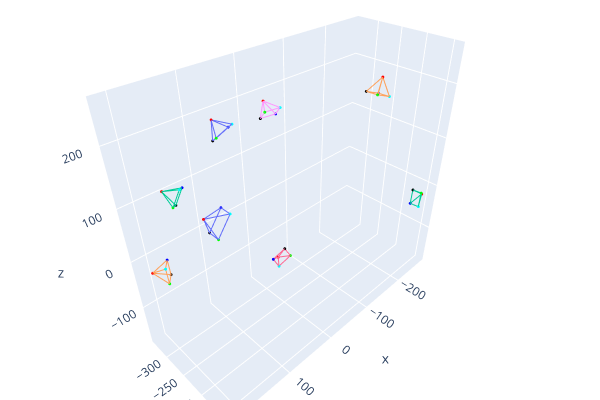

Write notebook code for a chart like this one.
### Code cell
rays = [pose_encoder._compute_view_rays(s.Kinv, s.R[:1], s.t[:1], (0, 0, 0, 0), s.shape[-2:]) for s in scene.videos]
geometries = [i for o, d in rays for i in get_camera_geometry(o.cpu(), d.cpu(), d_multiplier=30)]

# Also using point cloud bc for some reason colors in lines are not working
draw_plotly(geometries)

### Figure 1 — Plotly figure (JSON) as saved in the notebook; plotly's stock layout.template omitted (floating-point values rounded to 4 significant figures)
{"data": [{"mode": "lines", "type": "scatter3d", "x": [206.5, 197.3, null, 206.5, 198.8, null, 206.5, 177.5, null, 206.5, 178.9, null, 197.3, 198.8, null, 197.3, 177.5, null, 198.8, 178.9, null, 177.5, 178.9, null], "y": [-151.0, -157.3, null, -151.0, -138.3, null, -151.0, -158.2, null, -151.0, -139.2, null, -157.3, -138.3, null, -157.3, -158.2, null, -138.3, -139.2, null, -158.2, -139.2, null], "z": [178.0, 150.1, null, 178.0, 151.9, null, 178.0, 175.1, null, 178.0, 176.9, null, 150.1, 151.9, null, 150.1, 175.1, null, 151.9, 176.9, null, 175.1, 176.9, null]}, {"marker": {"color": [[1.0, 0.0, 0.0], [0.0, 0.0, 0.0], [0.0, 1.0, 0.0], [0.0, 0.0, 1.0], [0.0, 1.0, 1.0]], "size": 1}, "mode": "markers", "type": "scatter3d", "x": [206.5, 197.3, 198.8, 177.5, 178.9], "y": [-151.0, -157.3, -138.3, -158.2, -139.2], "z": [178.0, 150.1, 151.9, 175.1, 176.9]}, {"mode": "lines", "type": "scatter3d", "x": [-272.2, -248.8, null, -272.2, -250.4, null, -272.2, -244.9, null, -272.2, -246.5, null, -248.8, -250.4, null, -248.8, -244.9, null, -250.4, -246.5, null, -244.9, -246.5, null], "y": [-151.7, -158.5, null, -151.7, -141.5, null, -151.7, -157.5, null, -151.7, -140.6, null, -158.5, -141.5, null, -158.5, -157.5, null, -141.5, -140.6, null, -157.5, -140.6, null], "z": [-21.85, -4.35, null, -21.85, -3.995, null, -21.85, -32.82, null, -21.85, -32.46, null, -4.35, -3.995, null, -4.35, -32.82, null, -3.995, -32.46, null, -32.82, -32.46, null]}, {"marker": {"color": [[1.0, 0.0, 0.0], [0.0, 0.0, 0.0], [0.0, 1.0, 0.0], [0.0, 0.0, 1.0], [0.0, 1.0, 1.0]], "size": 1}, "mode": "markers", "type": "scatter3d", "x": [-272.2, -248.8, -250.4, -244.9, -246.5], "y": [-151.7, -158.5, -141.5, -157.5, -140.6], "z": [-21.85, -4.35, -3.995, -32.82, -32.46]}, {"mode": "lines", "type": "scatter3d", "x": [-106.2, -82.73, null, -106.2, -83.14, null, -106.2, -112.2, null, -106.2, -112.6, null, -82.73, -83.14, null, -82.73, -112.2, null, -83.14, -112.6, null, -112.2, -112.6, null], "y": [-152.5, -161.1, null, -152.5, -142.1, null, -152.5, -161.4, null, -152.5, -142.4, null, -161.1, -142.1, null, -161.1, -161.4, null, -142.1, -142.4, null, -161.4, -142.4, null], "z": [254.7, 238.1, null, 254.7, 238.6, null, 254.7, 226.6, null, 254.7, 227.1, null, 238.1, 238.6, null, 238.1, 226.6, null, 238.6, 227.1, null, 226.6, 227.1, null]}, {"marker": {"color": [[1.0, 0.0, 0.0], [0.0, 0.0, 0.0], [0.0, 1.0, 0.0], [0.0, 0.0, 1.0], [0.0, 1.0, 1.0]], "size": 1}, "mode": "markers", "type": "scatter3d", "x": [-106.2, -82.73, -83.14, -112.2, -112.6], "y": [-152.5, -161.1, -142.1, -161.4, -142.4], "z": [254.7, 238.1, 238.6, 226.6, 227.1]}, {"mode": "lines", "type": "scatter3d", "x": [-67.86, -75.18, null, -67.86, -79.15, null, -67.86, -44.85, null, -67.86, -48.82, null, -75.18, -79.15, null, -75.18, -44.85, null, -79.15, -48.82, null, -44.85, -48.82, null], "y": [-339.5, -327.0, null, -339.5, -314.9, null, -339.5, -328.6, null, -339.5, -316.4, null, -327.0, -314.9, null, -327.0, -328.6, null, -314.9, -316.4, null, -328.6, -316.4, null], "z": [-172.3, -146.0, null, -172.3, -159.4, null, -172.3, -156.4, null, -172.3, -169.8, null, -146.0, -159.4, null, -146.0, -156.4, null, -159.4, -169.8, null, -156.4, -169.8, null]}, {"marker": {"color": [[1.0, 0.0, 0.0], [0.0, 0.0, 0.0], [0.0, 1.0, 0.0], [0.0, 0.0, 1.0], [0.0, 1.0, 1.0]], "size": 1}, "mode": "markers", "type": "scatter3d", "x": [-67.86, -75.18, -79.15, -44.85, -48.82], "y": [-339.5, -327.0, -314.9, -328.6, -316.4], "z": [-172.3, -146.0, -159.4, -156.4, -169.8]}, {"mode": "lines", "type": "scatter3d", "x": [-46.3, -28.55, null, -46.3, -28.75, null, -46.3, -60.19, null, -46.3, -60.39, null, -28.55, -28.75, null, -28.55, -60.19, null, -28.75, -60.39, null, -60.19, -60.39, null], "y": [-338.9, -326.9, null, -338.9, -315.3, null, -338.9, -325.1, null, -338.9, -313.6, null, -326.9, -315.3, null, -326.9, -325.1, null, -315.3, -313.6, null, -325.1, -313.6, null], "z": [180.0, 159.0, null, 180.0, 174.0, null, 180.0, 157.3, null, 180.0, 172.2, null, 159.0, 174.0, null, 159.0, 157.3, null, 174.0, 172.2, null, 157.3, 172.2, null]}, {"marker": {"color": [[1.0, 0.0, 0.0], [0.0, 0.0, 0.0], [0.0, 1.0, 0.0], [0.0, 0.0, 1.0], [0.0, 1.0, 1.0]], "size": 1}, "mode": "markers", "type": "scatter3d", "x": [-46.3, -28.55, -28.75, -60.19, -60.39], "y": [-338.9, -326.9, -315.3, -325.1, -313.6], "z": [180.0, 159.0, 174.0, 157.3, 172.2]}, {"mode": "lines", "type": "scatter3d", "x": [74.82, 81.53, null, 74.82, 84.88, null, 74.82, 51.33, null, 74.82, 54.69, null, 81.53, 84.88, null, 81.53, 51.33, null, 84.88, 54.69, null, 51.33, 54.69, null], "y": [-312.0, -304.0, null, -312.0, -289.5, null, -312.0, -305.2, null, -312.0, -290.7, null, -304.0, -289.5, null, -304.0, -305.2, null, -289.5, -290.7, null, -305.2, -290.7, null], "z": [197.2, 169.1, null, 197.2, 180.2, null, 197.2, 179.8, null, 197.2, 190.9, null, 169.1, 180.2, null, 169.1, 179.8, null, 180.2, 190.9, null, 179.8, 190.9, null]}, {"marker": {"color": [[1.0, 0.0, 0.0], [0.0, 0.0, 0.0], [0.0, 1.0, 0.0], [0.0, 0.0, 1.0], [0.0, 1.0, 1.0]], "size": 1}, "mode": "markers", "type": "scatter3d", "x": [74.82, 81.53, 84.88, 51.33, 54.69], "y": [-312.0, -304.0, -289.5, -305.2, -290.7], "z": [197.2, 169.1, 180.2, 179.8, 190.9]}, {"mode": "lines", "type": "scatter3d", "x": [157.1, 145.2, null, 157.1, 156.3, null, 157.1, 130.0, null, 157.1, 141.1, null, 145.2, 156.3, null, 145.2, 130.0, null, 156.3, 141.1, null, 130.0, 141.1, null], "y": [-339.3, -326.1, null, -339.3, -314.6, null, -339.3, -326.4, null, -339.3, -315.0, null, -326.1, -314.6, null, -326.1, -326.4, null, -314.6, -315.0, null, -326.4, -315.0, null], "z": [100.1, 75.95, null, 100.1, 83.02, null, 100.1, 100.4, null, 100.1, 107.5, null, 75.95, 83.02, null, 75.95, 100.4, null, 83.02, 107.5, null, 100.4, 107.5, null]}, {"marker": {"color": [[1.0, 0.0, 0.0], [0.0, 0.0, 0.0], [0.0, 1.0, 0.0], [0.0, 0.0, 1.0], [0.0, 1.0, 1.0]], "size": 1}, "mode": "markers", "type": "scatter3d", "x": [157.1, 145.2, 156.3, 130.0, 141.1], "y": [-339.3, -326.1, -314.6, -326.4, -315.0], "z": [100.1, 75.95, 83.02, 100.4, 107.5]}, {"mode": "lines", "type": "scatter3d", "x": [210.1, 185.1, null, 210.1, 197.2, null, 210.1, 186.8, null, 210.1, 198.9, null, 185.1, 197.2, null, 185.1, 186.8, null, 197.2, 198.9, null, 186.8, 198.9, null], "y": [-312.5, -305.1, null, -312.5, -290.5, null, -312.5, -304.3, null, -312.5, -289.8, null, -305.1, -290.5, null, -305.1, -304.3, null, -290.5, -289.8, null, -304.3, -289.8, null], "z": [-10.43, -25.32, null, -10.43, -26.32, null, -10.43, 6.685, null, -10.43, 5.687, null, -25.32, -26.32, null, -25.32, 6.685, null, -26.32, 5.687, null, 6.685, 5.687, null]}, {"marker": {"color": [[1.0, 0.0, 0.0], [0.0, 0.0, 0.0], [0.0, 1.0, 0.0], [0.0, 0.0, 1.0], [0.0, 1.0, 1.0]], "size": 1}, "mode": "markers", "type": "scatter3d", "x": [210.1, 185.1, 197.2, 186.8, 198.9], "y": [-312.5, -305.1, -290.5, -304.3, -289.8], "z": [-10.43, -25.32, -26.32, 6.685, 5.687]}], "layout": {"height": 400, "margin": {"b": 0, "l": 0, "r": 0, "t": 0}, "scene": {"camera": {"center": {"x": 0, "y": 0, "z": 0}, "up": {"x": 0, "y": 0, "z": 1}}}, "showlegend": false, "width": 600}}
